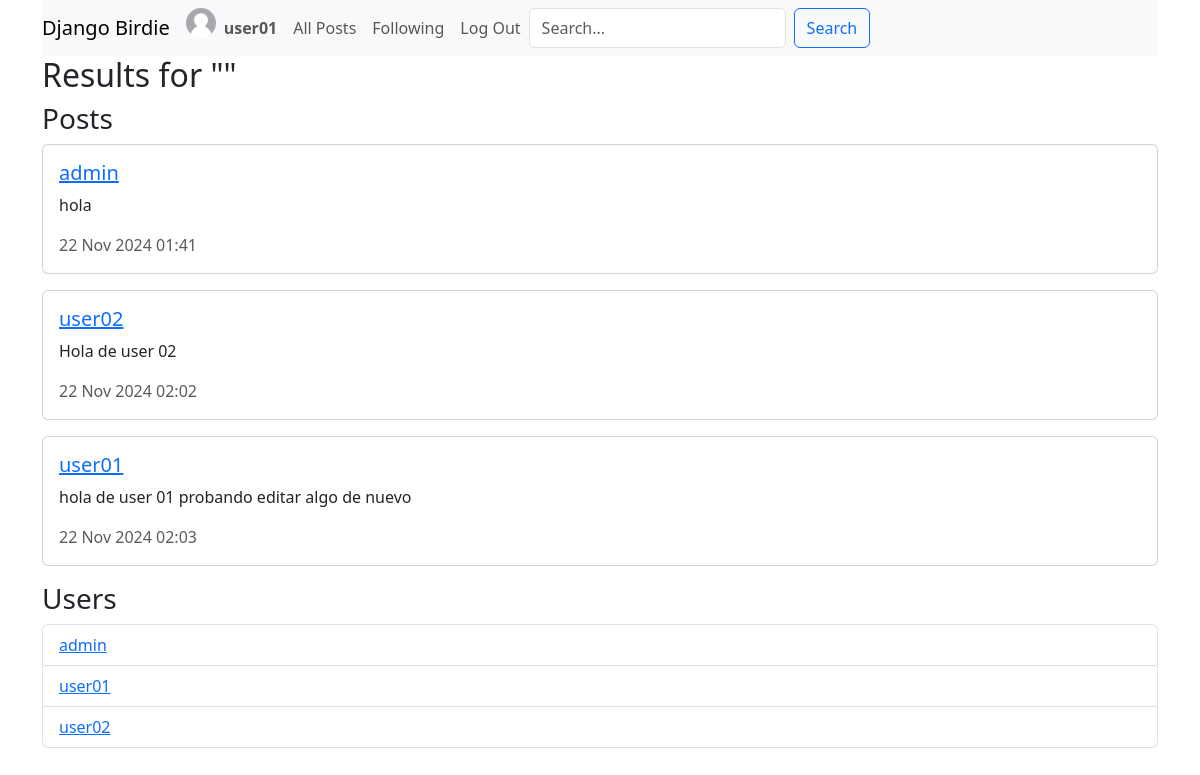
/search/ (signed in), run on an earlier commit of the app's database.
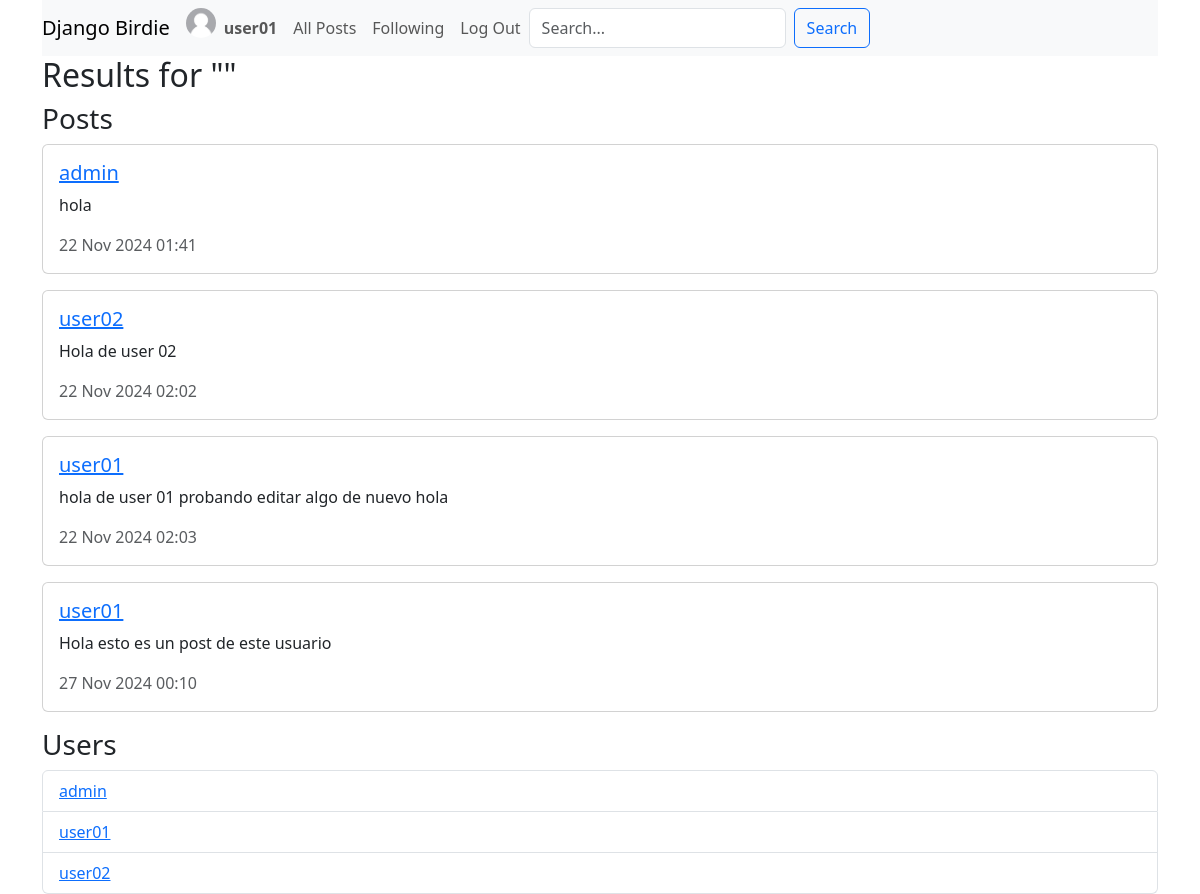
And on a later commit of the database.
### network/models.py (models this page shows, shortened)
class Post(models.Model):
    user = models.ForeignKey(User, on_delete=models.CASCADE, related_name="posts")
    content = models.TextField(max_length=280)
    created_at = models.DateTimeField(auto_now_add=True)
    likes = models.ManyToManyField(User, related_name="liked_posts", blank=True)

class User(AbstractUser):
    first_name = models.CharField(max_length=30)
    last_name = models.CharField(max_length=30)
    profile_picture = models.ImageField(upload_to='profile_pictures/', null=True, blank=True, default='user/default_profile.jpg')
    followers = models.ManyToManyField(
        'self', related_name='following', symmetrical=False, blank=True
    )

### network/views.py (the view)
# urls.py: path("search/", views.search, name="search"),
@login_required
def search(request):
    query = request.GET.get('q', '')
    posts = Post.objects.filter(Q(content__icontains=query))
    users = User.objects.filter(Q(username__icontains=query))
    return render(request, "network/search.html", {
        "query": query,
        "posts": posts,
        "users": users,
    })

### network/templatetags/extras.py (called while the page is built)
@register.filter
def profile_picture_or_default(profile_picture):
    if profile_picture:
        return profile_picture.url
    return '/static/network/user/default_profile.jpg'

### network/templates/network/search.html
{% extends "network/layout.html" %}
{% block body %}
<h2>Results for "{{ query }}"</h2>
{% if posts %}
    <h3>Posts</h3>
    {% for post in posts %}
        <div class="card mb-3">
            <div class="card-body">
                <h5 class="card-title">
                    <a href="{% url 'profile' post.user.username %}">{{ post.user.username }}</a>
                </h5>
                <p class="card-text">{{ post.content }}</p>
                <p class="card-text text-muted">{{ post.created_at|date:"d M Y H:i" }}</p>
            </div>
        </div>
    {% endfor %}
{% else %}
    <p>No posts found.</p>
{% endif %}
{% if users %}
    <h3>Users</h3>
    <ul class="list-group">
        {% for user in users %}
            <li class="list-group-item">
                <a href="{% url 'profile' user.username %}">{{ user.username }}</a>
            </li>
        {% endfor %}
    </ul>
{% else %}
    <p>No users found.</p>
{% endif %}
{% endblock %}

### network/templates/network/layout.html (shortened to what this page needs)
{% load static %}
{% load extras %}
<!DOCTYPE html>
<html lang="en">
    <head>
        <head>
            <link rel="stylesheet" href="{% static 'network/vendor/bootstrap/css/bootstrap.min.css' %}">
            <link href="{% static 'network/css/styles.css' %}" rel="stylesheet">
        </head>
    </head>
    <body>
        <div class="container">
            <nav class="navbar navbar-expand-lg navbar-light bg-light">
                <a class="navbar-brand" href="{% url 'index' %}">Django Birdie</a>
                <div>
                    <ul class="navbar-nav mr-auto">
                        {% if user.is_authenticated %}
                                <img src="{{ user.profile_picture|profile_picture_or_default }}" alt="Profile Picture" class="rounded-circle" width="30" height="30">
                            <li class="nav-item">
                                <a class="nav-link" href="#"><strong>{{ user.username }}</strong></a>
                            </li>
                        {% endif %}
                        <li class="nav-item">
                        <a class="nav-link" href="{% url 'index' %}">All Posts</a>
                        </li>
                        {% if user.is_authenticated %}
                            <li class="nav-item">
                                <a class="nav-link" href="{% url 'following' %}">Following</a>
                            </li>
                            <li class="nav-item">
                                <a class="nav-link" href="{% url 'logout' %}">Log Out</a>
                            </li>
                        {% endif %}
                        <form method="get" action="{% url 'search' %}" class="d-flex">
                            <input type="text" name="q" class="form-control me-2" placeholder="Search...">
                            <button class="btn btn-outline-primary" type="submit">Search</button>
                        </form>
                    </ul>
                </div>
            </nav>
            <div class="body">
                {% block body %}
                {% endblock %}
            </div>
        </div>
    </body>
</html>

What changed in the data, as far as the page shows it:
changed Post: content "hola de user 01 probando editar algo de nuevo" → "hola de user 01 probando editar algo de nuevo hola"
added Post: user.username "user01", content "Hola esto es un post de este usuario", created_at "27 Nov 2024 00:10"
